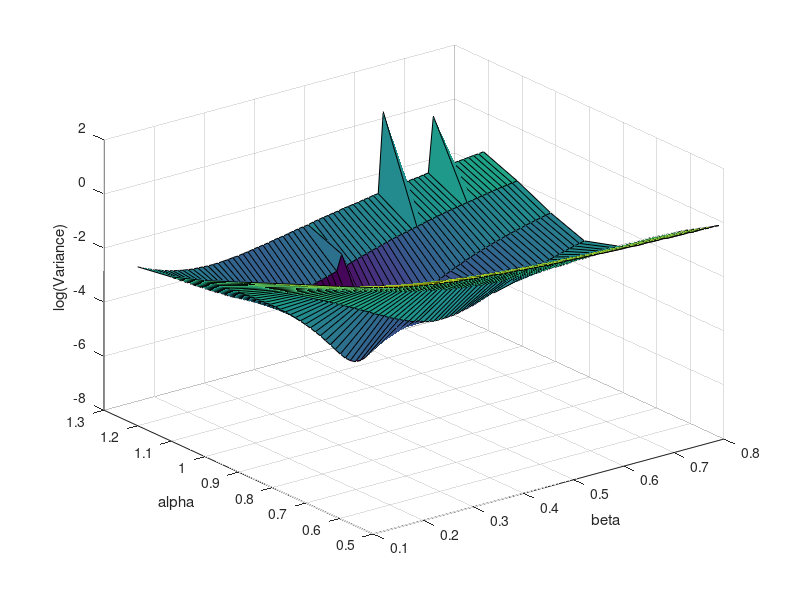

Here is the MATLAB script that generated this plot: (Note: this script raises an error after producing the figure.)
E = csvread('test_energies.csv');
V = csvread('test_variances.csv');
alpha = csvread('test_alpha.csv');
beta = csvread('test_beta.csv');

fig1 = surf(beta,alpha,log(V));
xlabel('beta')
ylabel('alpha')
zlabel('log(Variance)')
fig2u3d